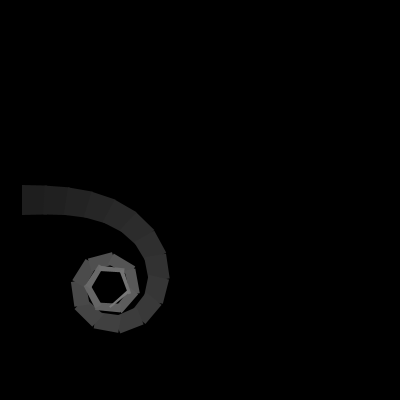
Frame 1 (no input)
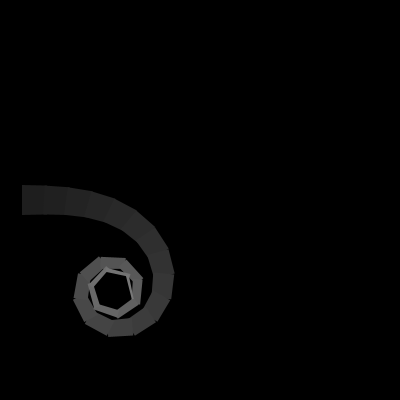
Frame 60 (the mouse pressed at the canvas centre just before this capture)
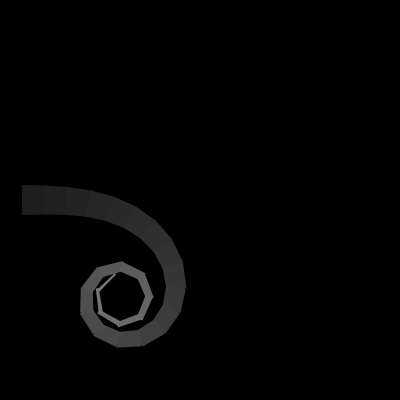
Frame 120 (the mouse held since frame 60 and released just before this capture)

The Processing sketch that drew these frames (run headless with seeded random() and noise(); from frame 60 on, the mouse is pressed at the canvas centre):

// Processing sketch: processing_100568
// ── processing_100568.pde

float counter = 0;

void setup () {
  size(400,400);
  smooth();
  frameRate(30);
  noStroke();
}

void draw() {
  
  background(0);
  
  translate(0,height*0.5);
  int max = 25;
  
  for ( int i =0 ; i < max ; i++ ) {
    
    translate(22,0);
    rotate(i*(cos(counter)*0.05));
    float h = map(i,0,max-1,30,3);
  
    fill( map(i,0,max-1,h,120) );
    float h_next = map(i+1,0,max-1,30,3);
    quad(0,-0.5*h,25,-0.5*h_next,25,0.5*h_next,0,0.5*h);
 
    
  }
  
  counter += 0.1;
}
